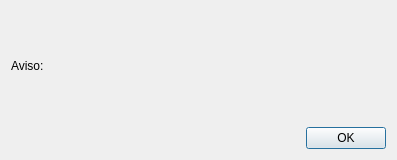
<?xml version="1.0" encoding="UTF-8"?>
<ui version="4.0">
 <class>Dialog</class>
 <widget class="QDialog" name="Dialog">
  <property name="geometry">
   <rect>
    <x>0</x>
    <y>0</y>
    <width>397</width>
    <height>160</height>
   </rect>
  </property>
  <property name="windowTitle">
   <string>Aviso</string>
  </property>
  <layout class="QGridLayout" name="gridLayout">
   <item row="0" column="0">
    <layout class="QVBoxLayout" name="verticalLayout">
     <item>
      <widget class="QLabel" name="label">
       <property name="text">
        <string>Aviso:</string>
       </property>
      </widget>
     </item>
     <item>
      <widget class="QDialogButtonBox" name="buttonBox">
       <property name="orientation">
        <enum>Qt::Orientation::Horizontal</enum>
       </property>
       <property name="standardButtons">
        <set>QDialogButtonBox::StandardButton::Ok</set>
       </property>
      </widget>
     </item>
    </layout>
   </item>
  </layout>
 </widget>
 <resources/>
 <connections>
  <connection>
   <sender>buttonBox</sender>
   <signal>accepted()</signal>
   <receiver>Dialog</receiver>
   <slot>accept()</slot>
   <hints>
    <hint type="sourcelabel">
     <x>248</x>
     <y>254</y>
    </hint>
    <hint type="destinationlabel">
     <x>157</x>
     <y>274</y>
    </hint>
   </hints>
  </connection>
  <connection>
   <sender>buttonBox</sender>
   <signal>rejected()</signal>
   <receiver>Dialog</receiver>
   <slot>reject()</slot>
   <hints>
    <hint type="sourcelabel">
     <x>316</x>
     <y>260</y>
    </hint>
    <hint type="destinationlabel">
     <x>286</x>
     <y>274</y>
    </hint>
   </hints>
  </connection>
 </connections>
</ui>
